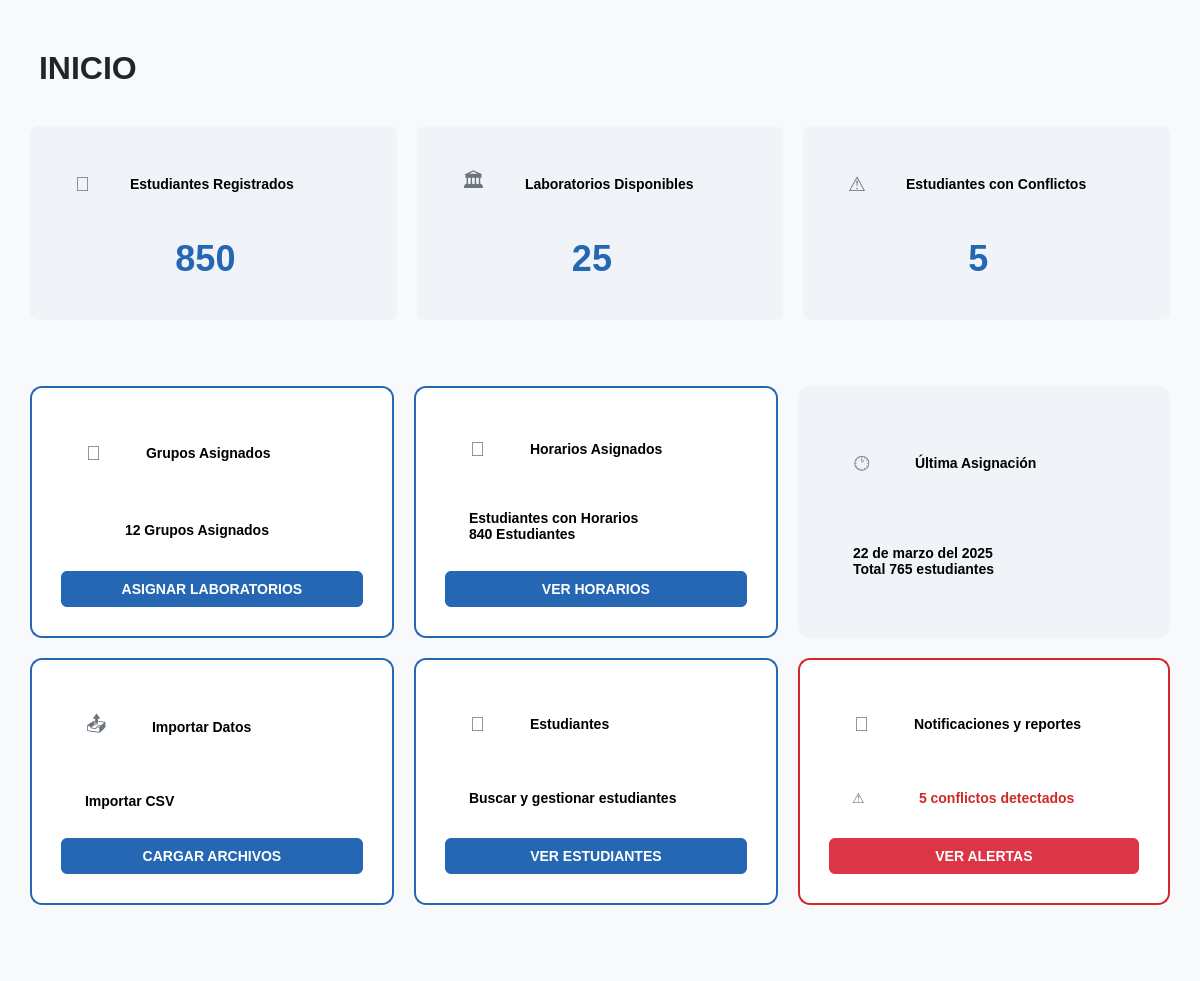
<?xml version="1.0" encoding="UTF-8"?>
<ui version="4.0">
 <class>MainWindow</class>
 <widget class="QMainWindow" name="MainWindow">
  <property name="geometry">
   <rect>
    <x>0</x>
    <y>0</y>
    <width>1200</width>
    <height>981</height>
   </rect>
  </property>
  <property name="windowTitle">
   <string>Dashboard INICIO</string>
  </property>
  <property name="styleSheet">
   <string notr="true">QMainWindow {
    background-color: #F8F9FA;
}</string>
  </property>
  <widget class="QWidget" name="centralwidget">
   <layout class="QVBoxLayout" name="mainLayout">
    <property name="spacing">
     <number>20</number>
    </property>
    <property name="leftMargin">
     <number>30</number>
    </property>
    <property name="topMargin">
     <number>30</number>
    </property>
    <property name="rightMargin">
     <number>30</number>
    </property>
    <property name="bottomMargin">
     <number>30</number>
    </property>
    <item>
     <widget class="QLabel" name="titleLabel">
      <property name="styleSheet">
       <string notr="true">font-size: 32px; 
font-weight: bold; 
color: #212529; 
margin: 20px 0px;</string>
      </property>
      <property name="text">
       <string>INICIO</string>
      </property>
     </widget>
    </item>
    <item>
     <layout class="QHBoxLayout" name="statsLayout">
      <property name="spacing">
       <number>20</number>
      </property>
      <item>
       <widget class="QFrame" name="studentsFrame">
        <property name="styleSheet">
         <string notr="true">QFrame {
    background-color: #F0F4F8;
    border: 1px solid #F0F4F8;
    border-radius: 8px;
    padding: 15px;
}</string>
        </property>
        <property name="frameShape">
         <enum>QFrame::Shape::Box</enum>
        </property>
        <layout class="QVBoxLayout" name="studentsLayout">
         <item>
          <layout class="QHBoxLayout" name="studentsHeaderLayout">
           <item>
            <widget class="QLabel" name="studentsIcon">
             <property name="styleSheet">
              <string notr="true">font-size: 20px; color: #6C757D; border:none;</string>
             </property>
             <property name="text">
              <string>👥</string>
             </property>
            </widget>
           </item>
           <item>
            <widget class="QLabel" name="studentsTitle">
             <property name="layoutDirection">
              <enum>Qt::LayoutDirection::RightToLeft</enum>
             </property>
             <property name="styleSheet">
              <string notr="true">font-size: 14px; color: black; font-weight: bold; border:none; padding: 0 10px;</string>
             </property>
             <property name="text">
              <string>Estudiantes Registrados</string>
             </property>
            </widget>
           </item>
           <item>
            <spacer name="studentsHeaderSpacer">
             <property name="orientation">
              <enum>Qt::Orientation::Horizontal</enum>
             </property>
             <property name="sizeHint" stdset="0">
              <size>
               <width>40</width>
               <height>20</height>
              </size>
             </property>
            </spacer>
           </item>
          </layout>
         </item>
         <item>
          <widget class="QLabel" name="studentsValue">
           <property name="styleSheet">
            <string notr="true">font-size: 36px; color: #2567B3; font-weight: bold; margin-left: -80px;</string>
           </property>
           <property name="text">
            <string>850</string>
           </property>
           <property name="alignment">
            <set>Qt::AlignmentFlag::AlignCenter</set>
           </property>
          </widget>
         </item>
        </layout>
       </widget>
      </item>
      <item>
       <widget class="QFrame" name="labsFrame">
        <property name="styleSheet">
         <string notr="true">QFrame {
    background-color: #F0F4F8;
    border: 1px solid #F0F4F8;
    border-radius: 8px;
    padding: 15px;
}</string>
        </property>
        <property name="frameShape">
         <enum>QFrame::Shape::Box</enum>
        </property>
        <layout class="QVBoxLayout" name="labsLayout">
         <item>
          <layout class="QHBoxLayout" name="labsHeaderLayout">
           <item>
            <widget class="QLabel" name="labsIcon">
             <property name="styleSheet">
              <string notr="true">font-size: 20px; color: #6C757D; border:none;</string>
             </property>
             <property name="text">
              <string>🏛️</string>
             </property>
            </widget>
           </item>
           <item>
            <widget class="QLabel" name="labsTitle">
             <property name="styleSheet">
              <string notr="true">font-size: 14px; color: black; font-weight: bold; border:none; padding: 0 10px;</string>
             </property>
             <property name="text">
              <string>Laboratorios Disponibles</string>
             </property>
            </widget>
           </item>
           <item>
            <spacer name="labsHeaderSpacer">
             <property name="orientation">
              <enum>Qt::Orientation::Horizontal</enum>
             </property>
             <property name="sizeHint" stdset="0">
              <size>
               <width>40</width>
               <height>20</height>
              </size>
             </property>
            </spacer>
           </item>
          </layout>
         </item>
         <item>
          <widget class="QLabel" name="labsValue">
           <property name="font">
            <font>
             <pointsize>-1</pointsize>
             <bold>true</bold>
             <kerning>true</kerning>
            </font>
           </property>
           <property name="styleSheet">
            <string notr="true">font-size: 36px; color: #2567B3; font-weight: bold; margin-left: -100px;</string>
           </property>
           <property name="text">
            <string>25</string>
           </property>
           <property name="alignment">
            <set>Qt::AlignmentFlag::AlignCenter</set>
           </property>
           <property name="textInteractionFlags">
            <set>Qt::TextInteractionFlag::LinksAccessibleByMouse</set>
           </property>
          </widget>
         </item>
        </layout>
       </widget>
      </item>
      <item>
       <widget class="QFrame" name="conflictsFrame">
        <property name="styleSheet">
         <string notr="true">QFrame {
    background-color: #F0F4F8;
    border: 1px solid #F0F4F8;
    border-radius: 8px;
    padding: 15px;
}</string>
        </property>
        <property name="frameShape">
         <enum>QFrame::Shape::Box</enum>
        </property>
        <layout class="QVBoxLayout" name="conflictsLayout">
         <item>
          <layout class="QHBoxLayout" name="conflictsHeaderLayout">
           <item>
            <widget class="QLabel" name="conflictsIcon">
             <property name="styleSheet">
              <string notr="true">font-size: 20px; color: #6C757D; border:none;</string>
             </property>
             <property name="text">
              <string>⚠️</string>
             </property>
            </widget>
           </item>
           <item>
            <widget class="QLabel" name="conflictsTitle">
             <property name="styleSheet">
              <string notr="true">font-size: 14px; color: black; font-weight: bold; border:none; padding: 0 10px;</string>
             </property>
             <property name="text">
              <string>Estudiantes con Conflictos</string>
             </property>
            </widget>
           </item>
           <item>
            <spacer name="conflictsHeaderSpacer">
             <property name="orientation">
              <enum>Qt::Orientation::Horizontal</enum>
             </property>
             <property name="sizeHint" stdset="0">
              <size>
               <width>40</width>
               <height>20</height>
              </size>
             </property>
            </spacer>
           </item>
          </layout>
         </item>
         <item>
          <widget class="QLabel" name="conflictsValue">
           <property name="styleSheet">
            <string notr="true">font-size: 36px; color: #2567B3; font-weight: bold; margin-left: -140px;</string>
           </property>
           <property name="text">
            <string>5</string>
           </property>
           <property name="alignment">
            <set>Qt::AlignmentFlag::AlignCenter</set>
           </property>
          </widget>
         </item>
        </layout>
       </widget>
      </item>
     </layout>
    </item>
    <item>
     <spacer name="middleSpacer">
      <property name="orientation">
       <enum>Qt::Orientation::Vertical</enum>
      </property>
      <property name="sizeHint" stdset="0">
       <size>
        <width>20</width>
        <height>20</height>
       </size>
      </property>
     </spacer>
    </item>
    <item>
     <layout class="QGridLayout" name="actionsLayout">
      <property name="spacing">
       <number>20</number>
      </property>
      <item row="0" column="0">
       <widget class="QFrame" name="groupsFrame">
        <property name="styleSheet">
         <string notr="true">QFrame {
    background-color: white;
    border: 2px solid #2567B3;
    border-radius: 12px;
    padding: 20px;
}</string>
        </property>
        <property name="frameShape">
         <enum>QFrame::Shape::Box</enum>
        </property>
        <layout class="QVBoxLayout" name="groupsLayout">
         <item>
          <layout class="QHBoxLayout" name="groupsHeaderLayout">
           <property name="leftMargin">
            <number>0</number>
           </property>
           <property name="topMargin">
            <number>0</number>
           </property>
           <property name="rightMargin">
            <number>0</number>
           </property>
           <property name="bottomMargin">
            <number>0</number>
           </property>
           <item>
            <widget class="QLabel" name="groupsIcon">
             <property name="styleSheet">
              <string notr="true">font-size: 20px; color: #6C757D; border:none;</string>
             </property>
             <property name="text">
              <string>👥</string>
             </property>
            </widget>
           </item>
           <item>
            <widget class="QLabel" name="groupsCardTitle">
             <property name="styleSheet">
              <string notr="true">font-size: 14px; color: black; font-weight: bold; border:none; padding: 0 10px;</string>
             </property>
             <property name="text">
              <string>Grupos Asignados</string>
             </property>
            </widget>
           </item>
           <item>
            <spacer name="groupsCardHeaderSpacer">
             <property name="orientation">
              <enum>Qt::Orientation::Horizontal</enum>
             </property>
             <property name="sizeHint" stdset="0">
              <size>
               <width>40</width>
               <height>20</height>
              </size>
             </property>
            </spacer>
           </item>
          </layout>
         </item>
         <item>
          <widget class="QLabel" name="groupsSubtitle">
           <property name="styleSheet">
            <string notr="true">font-size: 14px; color: black; margin: 3px 40px; border:none; font-weight:bold;</string>
           </property>
           <property name="text">
            <string>12 Grupos Asignados</string>
           </property>
           <property name="margin">
            <number>0</number>
           </property>
          </widget>
         </item>
         <item>
          <widget class="QPushButton" name="assignLabsButton">
           <property name="styleSheet">
            <string notr="true">QPushButton {
    background-color: #2567B3;
    color: white;
    border: none;
    border-radius: 6px;
    padding: 10px 20px;
    font-size: 14px;
    font-weight: bold;
}
QPushButton:hover {
    background-color: #357ABD;
}</string>
           </property>
           <property name="text">
            <string>ASIGNAR LABORATORIOS</string>
           </property>
          </widget>
         </item>
        </layout>
       </widget>
      </item>
      <item row="0" column="1">
       <widget class="QFrame" name="scheduleFrame">
        <property name="styleSheet">
         <string notr="true">QFrame {
    background-color: white;
    border: 2px solid #2567B3;
    border-radius: 12px;
    padding: 20px;
}</string>
        </property>
        <property name="frameShape">
         <enum>QFrame::Shape::Box</enum>
        </property>
        <layout class="QVBoxLayout" name="scheduleLayout">
         <item>
          <layout class="QHBoxLayout" name="scheduleHeaderLayout">
           <item>
            <widget class="QLabel" name="scheduleIcon">
             <property name="styleSheet">
              <string notr="true">font-size: 20px; color: #6C757D; border:none;</string>
             </property>
             <property name="text">
              <string>📅</string>
             </property>
            </widget>
           </item>
           <item>
            <widget class="QLabel" name="scheduleCardTitle">
             <property name="styleSheet">
              <string notr="true">font-size: 14px; color: black; font-weight: bold; border:none; padding: 0 10px;</string>
             </property>
             <property name="text">
              <string>Horarios Asignados</string>
             </property>
            </widget>
           </item>
           <item>
            <spacer name="scheduleCardHeaderSpacer">
             <property name="orientation">
              <enum>Qt::Orientation::Horizontal</enum>
             </property>
             <property name="sizeHint" stdset="0">
              <size>
               <width>40</width>
               <height>20</height>
              </size>
             </property>
            </spacer>
           </item>
          </layout>
         </item>
         <item>
          <widget class="QLabel" name="scheduleSubtitle">
           <property name="font">
            <font>
             <pointsize>-1</pointsize>
             <bold>true</bold>
            </font>
           </property>
           <property name="styleSheet">
            <string notr="true">font-size: 14px; color: black; margin: 3px 0px; border:none; font-weight:bold;</string>
           </property>
           <property name="text">
            <string>Estudiantes con Horarios
840 Estudiantes</string>
           </property>
          </widget>
         </item>
         <item>
          <widget class="QPushButton" name="viewScheduleButton">
           <property name="styleSheet">
            <string notr="true">QPushButton {
    background-color: #2567B3;
    color: white;
    border: none;
    border-radius: 6px;
    padding: 10px 20px;
    font-size: 14px;
    font-weight: bold;
}
QPushButton:hover {
    background-color: #357ABD;
}</string>
           </property>
           <property name="text">
            <string>VER HORARIOS</string>
           </property>
          </widget>
         </item>
        </layout>
       </widget>
      </item>
      <item row="0" column="2">
       <widget class="QFrame" name="lastAssignmentFrame">
        <property name="styleSheet">
         <string notr="true">QFrame {
    background-color: #F0F4F8;
    border: 2px solid #F0F4F8;
    border-radius: 12px;
    padding: 20px;
}</string>
        </property>
        <property name="frameShape">
         <enum>QFrame::Shape::Box</enum>
        </property>
        <layout class="QVBoxLayout" name="lastAssignmentLayout">
         <item>
          <layout class="QHBoxLayout" name="lastAssignmentHeaderLayout">
           <item>
            <widget class="QLabel" name="lastAssignmentIcon">
             <property name="styleSheet">
              <string notr="true">font-size: 20px; color: #6C757D; border:none;</string>
             </property>
             <property name="text">
              <string>🕐</string>
             </property>
            </widget>
           </item>
           <item>
            <widget class="QLabel" name="lastAssignmentTitle">
             <property name="styleSheet">
              <string notr="true">font-size: 14px; color: black; font-weight: bold; border:none; padding: 0 10px;</string>
             </property>
             <property name="text">
              <string>Última Asignación</string>
             </property>
            </widget>
           </item>
           <item>
            <spacer name="lastAssignmentHeaderSpacer">
             <property name="orientation">
              <enum>Qt::Orientation::Horizontal</enum>
             </property>
             <property name="sizeHint" stdset="0">
              <size>
               <width>40</width>
               <height>20</height>
              </size>
             </property>
            </spacer>
           </item>
          </layout>
         </item>
         <item>
          <widget class="QLabel" name="lastAssignmentInfo">
           <property name="styleSheet">
            <string notr="true">font-size: 14px; color: black; margin: 3px 0px; border:none; font-weight:bold;</string>
           </property>
           <property name="text">
            <string>22 de marzo del 2025
Total 765 estudiantes</string>
           </property>
           <property name="wordWrap">
            <bool>true</bool>
           </property>
          </widget>
         </item>
        </layout>
       </widget>
      </item>
      <item row="1" column="0">
       <widget class="QFrame" name="importFrame">
        <property name="styleSheet">
         <string notr="true">QFrame {
    background-color: white;
    border: 2px solid #2567B3;
    border-radius: 12px;
    padding: 20px;
}</string>
        </property>
        <property name="frameShape">
         <enum>QFrame::Shape::Box</enum>
        </property>
        <layout class="QVBoxLayout" name="importLayout">
         <item>
          <layout class="QHBoxLayout" name="importHeaderLayout">
           <item>
            <widget class="QLabel" name="importIcon">
             <property name="styleSheet">
              <string notr="true">font-size: 20px; color: #6C757D; border:none;</string>
             </property>
             <property name="text">
              <string>📤</string>
             </property>
            </widget>
           </item>
           <item>
            <widget class="QLabel" name="importTitle">
             <property name="font">
              <font>
               <pointsize>-1</pointsize>
               <bold>true</bold>
              </font>
             </property>
             <property name="styleSheet">
              <string notr="true">font-size: 14px; color: black; font-weight: bold; border:none; padding: 0 10px;</string>
             </property>
             <property name="text">
              <string>Importar Datos</string>
             </property>
            </widget>
           </item>
           <item>
            <spacer name="importHeaderSpacer">
             <property name="orientation">
              <enum>Qt::Orientation::Horizontal</enum>
             </property>
             <property name="sizeHint" stdset="0">
              <size>
               <width>40</width>
               <height>20</height>
              </size>
             </property>
            </spacer>
           </item>
          </layout>
         </item>
         <item>
          <widget class="QLabel" name="importSubtitle">
           <property name="styleSheet">
            <string notr="true">font-size: 14px; color: black; margin: 3px 0px; border:none; font-weight:bold;</string>
           </property>
           <property name="text">
            <string>Importar CSV</string>
           </property>
          </widget>
         </item>
         <item>
          <widget class="QPushButton" name="loadFilesButton">
           <property name="styleSheet">
            <string notr="true">QPushButton {
    background-color: #2567B3;
    color: white;
    border: none;
    border-radius: 6px;
    padding: 10px 20px;
    font-size: 14px;
    font-weight: bold;
}
QPushButton:hover {
    background-color: #357ABD;
}</string>
           </property>
           <property name="text">
            <string>CARGAR ARCHIVOS</string>
           </property>
          </widget>
         </item>
        </layout>
       </widget>
      </item>
      <item row="1" column="1">
       <widget class="QFrame" name="studentsManagementFrame">
        <property name="styleSheet">
         <string notr="true">QFrame {
    background-color: white;
    border: 2px solid #2567B3;
    border-radius: 12px;
    padding: 20px;
}</string>
        </property>
        <property name="frameShape">
         <enum>QFrame::Shape::Box</enum>
        </property>
        <layout class="QVBoxLayout" name="studentsManagementLayout">
         <item>
          <layout class="QHBoxLayout" name="studentsManagementHeaderLayout">
           <item>
            <widget class="QLabel" name="studentsManagementIcon">
             <property name="styleSheet">
              <string notr="true">font-size: 20px; color: #6C757D; border:none;</string>
             </property>
             <property name="text">
              <string>👤</string>
             </property>
            </widget>
           </item>
           <item>
            <widget class="QLabel" name="studentsManagementTitle">
             <property name="font">
              <font>
               <pointsize>-1</pointsize>
               <bold>true</bold>
              </font>
             </property>
             <property name="styleSheet">
              <string notr="true">font-size: 14px; color: black; font-weight: bold; border:none; padding: 0 10px;</string>
             </property>
             <property name="text">
              <string>Estudiantes</string>
             </property>
            </widget>
           </item>
           <item>
            <spacer name="studentsManagementHeaderSpacer">
             <property name="orientation">
              <enum>Qt::Orientation::Horizontal</enum>
             </property>
             <property name="sizeHint" stdset="0">
              <size>
               <width>40</width>
               <height>20</height>
              </size>
             </property>
            </spacer>
           </item>
          </layout>
         </item>
         <item>
          <widget class="QLabel" name="studentsManagementSubtitle">
           <property name="styleSheet">
            <string notr="true">font-size: 14px; color: black; margin: 3px 0px; border:none; font-weight:bold;</string>
           </property>
           <property name="text">
            <string>Buscar y gestionar estudiantes</string>
           </property>
          </widget>
         </item>
         <item>
          <widget class="QPushButton" name="viewStudentsButton">
           <property name="styleSheet">
            <string notr="true">QPushButton {
    background-color: #2567B3;
    color: white;
    border: none;
    border-radius: 6px;
    padding: 10px 20px;
    font-size: 14px;
    font-weight: bold;
}
QPushButton:hover {
    background-color: #357ABD;
}</string>
           </property>
           <property name="text">
            <string>VER ESTUDIANTES</string>
           </property>
          </widget>
         </item>
        </layout>
       </widget>
      </item>
      <item row="1" column="2">
       <widget class="QFrame" name="alertsFrame">
        <property name="styleSheet">
         <string notr="true">QFrame {
    background-color: white;
    border: 2px solid #CF2A27;
    border-radius: 12px;
    padding: 20px;
}</string>
        </property>
        <property name="frameShape">
         <enum>QFrame::Shape::Box</enum>
        </property>
        <layout class="QVBoxLayout" name="alertsLayout">
         <item>
          <layout class="QHBoxLayout" name="alertsHeaderLayout">
           <item>
            <widget class="QLabel" name="alertsIcon">
             <property name="styleSheet">
              <string notr="true">font-size: 20px; color: #6C757D; border:none;</string>
             </property>
             <property name="text">
              <string>🔔</string>
             </property>
            </widget>
           </item>
           <item>
            <widget class="QLabel" name="alertsTitle">
             <property name="font">
              <font>
               <pointsize>-1</pointsize>
               <bold>true</bold>
              </font>
             </property>
             <property name="styleSheet">
              <string notr="true">font-size: 14px; color: black; font-weight: bold; border:none; padding: 0 10px;</string>
             </property>
             <property name="text">
              <string>Notificaciones y reportes</string>
             </property>
            </widget>
           </item>
           <item>
            <spacer name="alertsHeaderSpacer">
             <property name="orientation">
              <enum>Qt::Orientation::Horizontal</enum>
             </property>
             <property name="sizeHint" stdset="0">
              <size>
               <width>40</width>
               <height>20</height>
              </size>
             </property>
            </spacer>
           </item>
          </layout>
         </item>
         <item>
          <layout class="QHBoxLayout" name="warningLayout">
           <item>
            <widget class="QLabel" name="warningIcon">
             <property name="styleSheet">
              <string notr="true">font-size: 14px; color: #6C757D; margin: 5px 0px; border:none;</string>
             </property>
             <property name="text">
              <string>⚠️</string>
             </property>
            </widget>
           </item>
           <item>
            <widget class="QLabel" name="warningText">
             <property name="styleSheet">
              <string notr="true">font-size: 14px; color: #CF2A27; margin: 5px 0px; border:none; font-weight:bold;
</string>
             </property>
             <property name="text">
              <string>5 conflictos detectados</string>
             </property>
            </widget>
           </item>
           <item>
            <spacer name="warningTextSpacer">
             <property name="orientation">
              <enum>Qt::Orientation::Horizontal</enum>
             </property>
             <property name="sizeHint" stdset="0">
              <size>
               <width>40</width>
               <height>20</height>
              </size>
             </property>
            </spacer>
           </item>
          </layout>
         </item>
         <item>
          <widget class="QPushButton" name="viewAlertsButton">
           <property name="styleSheet">
            <string notr="true">QPushButton {
    background-color: #DC3545;
    color: white;
    border: none;
    border-radius: 6px;
    padding: 10px 20px;
    font-size: 14px;
    font-weight: bold;
}
QPushButton:hover {
    background-color: #CF2A27;
}</string>
           </property>
           <property name="text">
            <string>VER ALERTAS</string>
           </property>
          </widget>
         </item>
        </layout>
       </widget>
      </item>
     </layout>
    </item>
    <item>
     <spacer name="bottomSpacer">
      <property name="orientation">
       <enum>Qt::Orientation::Vertical</enum>
      </property>
      <property name="sizeHint" stdset="0">
       <size>
        <width>20</width>
        <height>40</height>
       </size>
      </property>
     </spacer>
    </item>
   </layout>
  </widget>
 </widget>
 <resources/>
 <connections/>
</ui>
